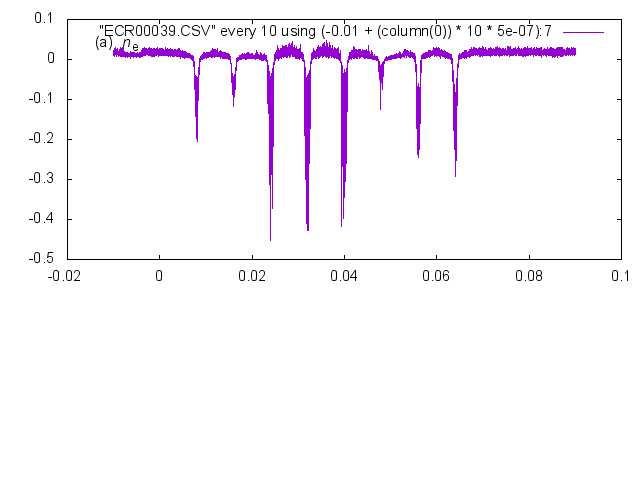

This chart was generated by the following gnuplot code:
set term png enhanced transparent truecolor font arial 11 size 640, 480
set out "PlotRaw_DL750_CH7.png"
set datafile separator ','
set multiplot 
set origin 0.0, 0.46
set size 1.0, 0.5
set lmargin 7.5
set rmargin 2
set tmargin 0
set bmargin 0
set label 2 left at graph 0.05,0.9 "{/Arial (a)} {/Arial:Italic n}_{/Arial e}"
set yrange [*<0:0<*]
plot "ECR00039.CSV" every 10 using (-0.01 + (column(0)) * 10 * 5e-07):7 with line
